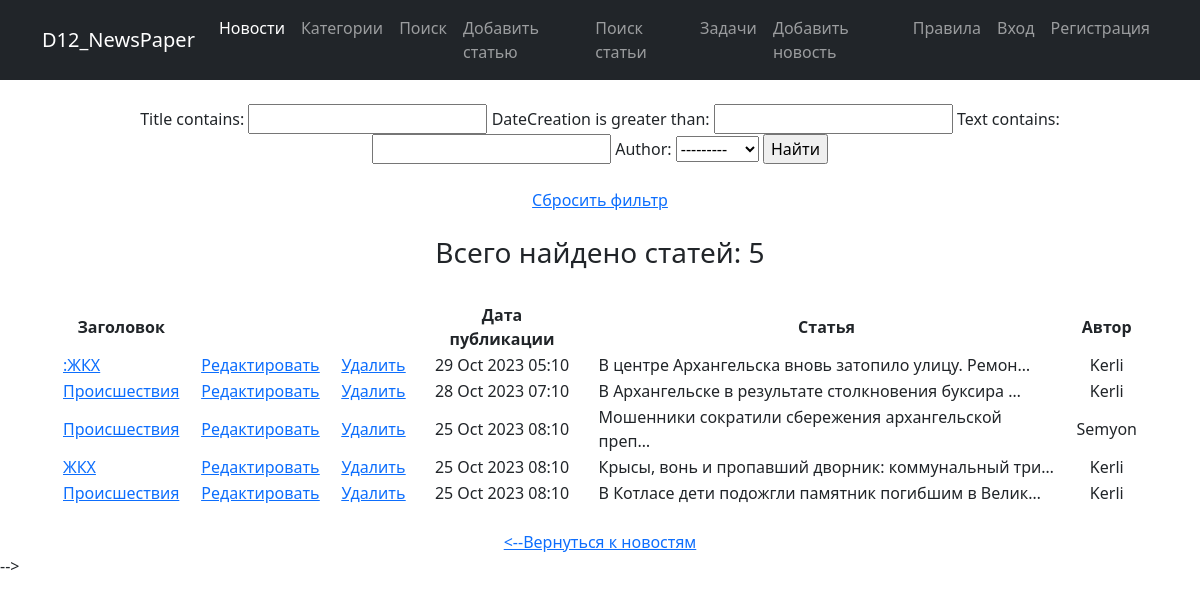
The app's page /news/search/ with its own data.
### news/models.py (models this page shows, shortened)
class Post(models.Model):
    author = models.ForeignKey(Author, on_delete=models.CASCADE)
    NEWS = 'NW'
    ARTICLE = 'AR'
    CATEGORY_CHOICES = (
        (NEWS, 'Новость'),
        (ARTICLE, 'Статья')
    )
    categoryType = models.CharField(max_length=2, choices=CATEGORY_CHOICES, default=ARTICLE)
    dateCreation = models.DateTimeField(auto_now_add=True)
    postCategory = models.ManyToManyField(Category, through='PostCategory')
    title = models.CharField(max_length=128)
    text = models.TextField()
    rating = models.SmallIntegerField(default=0)

class Author(models.Model):
    authorUser = models.OneToOneField(User, on_delete=models.CASCADE)
    ratingAuthor = models.SmallIntegerField(default=0)
    def __str__(self):
        return f'{self.authorUser}'

### news/views.py (the view)
# urls.py: path('search/', PostSearchView.as_view(), name='post_search'),  # Ссылка на поиск статьи
class PostSearchView(ListView):
    model = Post
    template_name = 'news_app/post_search.html'
    context_object_name = 'news'  # это имя списка, в котором будут лежать все объекты,
    ordering = ['-dateCreation']
    def get_context_data(self, **kwargs):
        context = super().get_context_data(**kwargs)
        context['filter'] = PostFilter(self.request.GET,
                                       queryset=self.get_queryset())  # вписываем наш фильтр в контекст
        return context

### news/templatetags/custom_filters.py (called while the page is built)
@register.filter(name='censor')
def censor(value):
    for w in stop_words:
        value = value.replace(w, '***')
    return value

### templates/news_app/post_search.html (shortened to what this page needs)
{% extends 'flatpages/default.html' %}
{% load custom_filters %}
{% block content %}
    <br>
    {% if news %}
        <form method="GET">
            {{ filter.form }}
            <input type="submit" value="Найти">
            <br><br>
            <a href="{% url 'news:post_search' %}">Сбросить фильтр</a>
        </form>
        <br>
        <h3>Всего найдено статей:  {{ filter.qs|length }} </h3>
        <br>
        <table style="border-collapse: separate; border-spacing: 20px 0;">
            <thead>
                <th> Заголовок </th>
                <th></th>
                <th></th>
                <th> Дата публикации </th>
                <th> Статья </th>
                <th> Автор </th>
            </thead>
            {% for post in filter.qs %}
                <tr>
                    <td class="text-start">
                        <a href="{% url 'news:post_detail' post.id %}"> {{ post.title|censor|truncatechars:30 }}</a>
                    </td>
                    <td>
                        <a href="{% url 'news:post_update' post.id %}"><u>Редактировать</u></a>
                    </td>
                    <td>
                        <a href="{% url 'news:post_delete' post.id %}"><u> Удалить </u></a>
                    </td>
                    <td> {{ post.dateCreation|date:'d M Y h:m' }} </td>
                    <td class="text-start"> {{ post.text|censor|truncatechars:50 }} </td>
                    <td> {{ post.author }} </td>
                </tr>
            {% endfor %}
        </table>
        {% else %}
            <br>
            <h2>Статей нет!</h2>
    {% endif %}
    <br>
    <a href="/news/"> <--Вернуться к новостям </a>
{% endblock content %}

### templates/flatpages/default.html (shortened to what this page needs)
{% load static %}
<!DOCTYPE html>
<html lang="en">
    <head>
        <link href="{% static 'css/styles.css' %}" rel="stylesheet" />
    </head>
    <body>
        <nav class="navbar navbar-expand-lg navbar-dark bg-dark">
            <div class="container">
                <a class="navbar-brand" href="/news/">D12_NewsPaper</a>
                <div class="collapse navbar-collapse" id="navbarSupportedContent">
                    <ul class="navbar-nav ms-auto mb-2 mb-lg-0">
                        <li class="nav-item"><a class="nav-link active" aria-current="page" href="/news/">Новости</a></li>
                        <li class="nav-item"><a class="nav-link" aria-current="page" href="{% url 'news:all_categories' %}">Категории</a></li>
                        <li class="nav-item"><a class="nav-link" aria-current="page" href="/news/search">Поиск</a></li>
                        <li class="nav-item"><a class="nav-link" aria-current="page" href="{% url 'news:post_create' %}">Добавить статью</a></li>
                        <li class="nav-item"><a class="nav-link" aria-current="page" href="{% url 'news:post_search' %}">Поиск статьи</a></li>
                        <li class="nav-item"><a class="nav-link" aria-current="page" href="{% url 'news:make_app' %}">Задачи</a></li>
                        <li class="nav-item"><a class="nav-link" aria-current="page" href="/news/add">Добавить новость</a></li>
                        <li class="nav-item"><a class="nav-link" aria-current="page" href="/rules/">Правила</a></li>
                        {% if user.is_authenticated %}
                            <li class="nav-item"><a class="nav-link" aria-current="page" href="http://127.0.0.1:8000/">{{user.username}}</a></li>
                            <li class="nav-item"><a class="nav-link" aria-current="page" href="/sign/logout/">Выход</a></li>
                        {% else %}
                            <li class="nav-item"><a class="nav-link" aria-current="page" href="/sign/login/">Вход</a></li>
                            <li class="nav-item"><a class="nav-link" aria-current="page" href="/sign/signup/">Регистрация</a></li>
                        {% endif %}
                    </ul>
                </div>
            </div>
        </nav>
        <div class="container">
                <div class="row">
                    <div class="col-lg-12 text-center">
                        {% block content %}{% endblock content %}
                    </div>
                </div>
        </div>
        <script src="{% static 'js/scripts.js' %}"></script>-->
    </body>
</html>

### records on screen
Post: title|censor ":ЖКХ", dateCreation "29 Oct 2023 05:10", text|censor "В центре Архангельска вновь затопило улицу. Ремон…", author "Kerli"
Post: title|censor "Происшествия", dateCreation "28 Oct 2023 07:10", text|censor "В Архангельске в результате столкновения буксира …", author "Kerli"
Post: title|censor "Происшествия", dateCreation "25 Oct 2023 08:10", text|censor "Мошенники сократили сбережения архангельской преп…", author "Semyon"
Post: title|censor "ЖКХ", dateCreation "25 Oct 2023 08:10", text|censor "Крысы, вонь и пропавший дворник: коммунальный три…", author "Kerli"
Post: title|censor "Происшествия", dateCreation "25 Oct 2023 08:10", text|censor "В Котласе дети подожгли памятник погибшим в Велик…", author "Kerli"

### other values on screen
{{ filter.qs|length }} "5"
